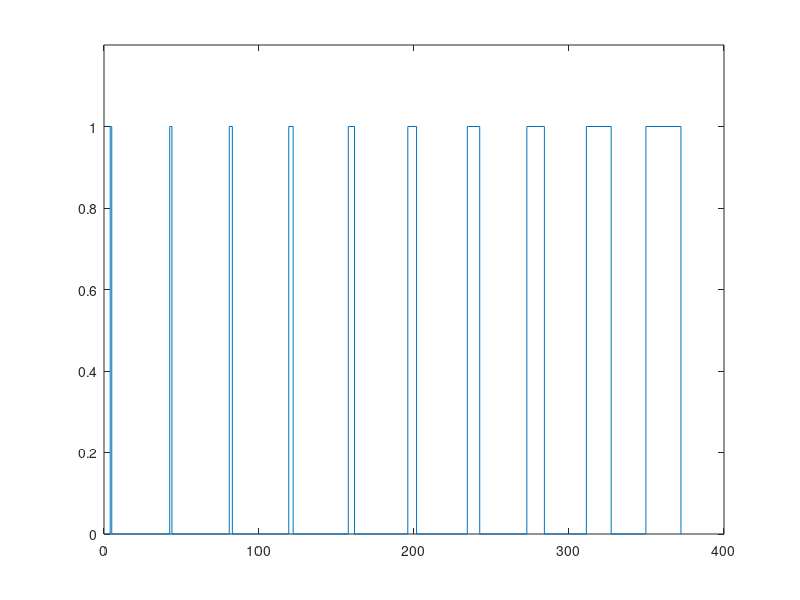

Here is the MATLAB script that generated this plot:
clear all
close all

n_pulses = 10;
% on_durs = abs(randn(n_pulses, 1));
% off_durs = abs(randn(n_pulses, 1)).*2;
on_durs = 2.^(0:0.5:5)';
off_durs = max(on_durs).*1.2 - on_durs;

off_durs = [2; off_durs];

pulse_times = [0; 2];
pulse_levels = [0; 0];
for pulse_n = 1:n_pulses
    
    off_pt = pulse_times(end) + off_durs(pulse_n);
    pulse_times = [pulse_times; off_pt; off_pt]
    pulse_levels = [pulse_levels; 0; 1];
    
    on_pt = off_pt + on_durs(pulse_n);
    pulse_times = [pulse_times; on_pt; on_pt]
    pulse_levels = [pulse_levels; 1; 0];    
    
end

plot(pulse_times, pulse_levels);
ax_vals = axis;
ax_vals(4) = 1.2;
axis(ax_vals);


